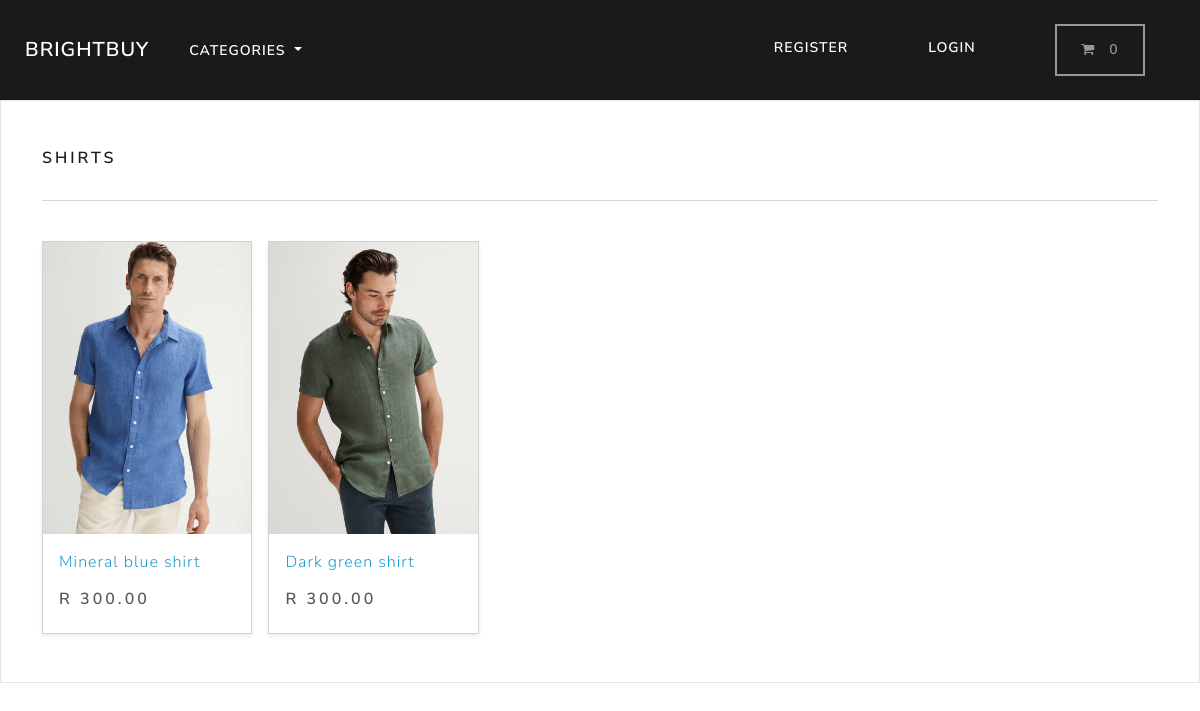
The page /search/shirts/ on the database its author committed.
### store/models.py (models this page shows, shortened)
class Category(models.Model):
    name = models.CharField(max_length=250, db_index=True)
    slug = models.SlugField(max_length=250, unique=True)
    class Meta:
        verbose_name_plural = 'categories'
    def get_absolute_url(self):
        return reverse("list-category", args=[self.slug])

class Product(models.Model):
    category = models.ForeignKey(Category, related_name='product', on_delete=models.CASCADE, null=True)
    title = models.CharField(max_length=250)
    brand = models.CharField(max_length=250, default='un-branded')
    description = models.TextField(blank=True)
    slug = models.SlugField(max_length=255)
    price = models.DecimalField(max_digits=6,decimal_places=2)
    image = models.ImageField(upload_to='images/')
    class Meta:
        verbose_name_plural = 'products'
    def get_absolute_url(self):
        return reverse("product-info", args=[self.slug])

### store/views.py (the view)
# urls.py: path('search/<category_slug>/',views.list_category,name='list-category'),
def list_category(request, category_slug = None):
        category = get_object_or_404(Category, slug = category_slug)
        products = Product.objects.filter(category=category)
        return render(request, 'store/list-category.html',{'category':category, 'products': products})

### cart/cart.py (called while the page is built)
    def __len__(self):
        return sum(item['qty'] for item in self.cart.values() )

### cart/context_processor.py (called while the page is built)
def cart(request):
    return{'cart':Cart(request)}

### store/views.py (called while the page is built)
def categories(request):
    all_categories = Category.objects.all()
    return{'all_categories':all_categories}

### store/templates/store/list-category.html
{% extends "./base.html" %}
{% load static %}
{% block content %}
<main>
  <div class="album py-5 bg-light">
    <div class="container">
      <div class="pb-3 h5"> {{category.name | capfirst}} </div>
      <hr>
      <br>
      <div class="row row-cols-1 row-cols-sm-2 row-cols-md-5 g-3">
        {% for product in products %}
          <div class="col">
            <div class="card shadow-sm">
            <img class="img-fluid" alt="Responsive image" src="{{product.image.url}}">
              <div class="card-body">
                <p class="card-text">
                  <a class="text-info text-decoration-none" href="{{product.get_absolute_url}}"> {{product.title}} </a>
                </p>
                <div class="d-flex justify-content-between align-items-center">
                  <h5> R {{product.price}}  </h5>
                </div>
              </div>
            </div>
          </div>
        {% endfor %}
      </div>
    </div>
  </div>
</main>
{% endblock %}

### rows shown on the page
Category: name "SHIRTS"
Product: image (picture), title "Mineral blue shirt", price "300.00"
Product: image (picture), title "Dark green shirt", price "300.00"
